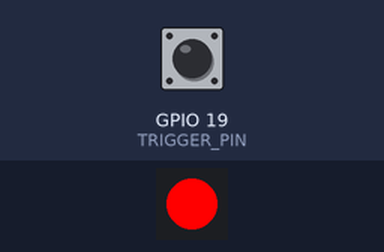
Recording of a program running on a simulated ESP32-S3. Shown: 1 RGB LEDs in strip order, left to right. Inputs (shaded band) come from the test bench; at power-on: GPIO 19 (TRIGGER_PIN) HIGH. WiFi joins after 1.5 s; servers stay silent unless stated; uploads are accepted with an empty reply; what the program prints to the serial monitor is not drawn.

Above: at 2.7 s.
2.8 s: GPIO 19 (TRIGGER_PIN) pulled LOW for 0.15 s
At 2.9 s:
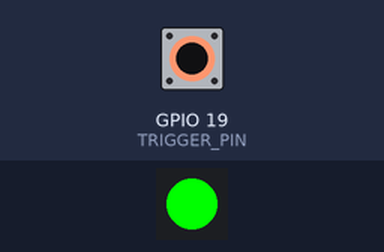
4.5 s: GPIO 19 (TRIGGER_PIN) pulled LOW for 3.2 s
At 8.9 s:
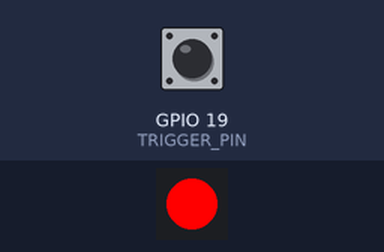
Timing chart, 0 to 10.4 s (numbered marks = the images above; inputs shaded):
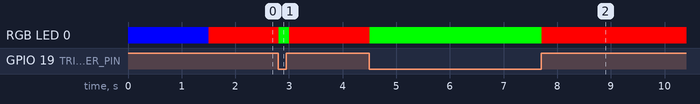

Measured:
- after the input at 2.8 s, RGB LED 0: RGB(255, 0, 0) → RGB(0, 255, 0) at once, → RGB(255, 0, 0) 0.20 s later
- after the input at 4.5 s, RGB LED 0: RGB(255, 0, 0) → RGB(0, 255, 0) at once, → RGB(255, 0, 0) 3.2 s later

The program:

main.cpp
```cpp
#include <Arduino.h>
#include <HTTPClient.h>
#include <WiFi.h>
#include <Adafruit_NeoPixel.h>

#define TRIGGER_PIN 19

#define NEOPIXEL_PIN 48
#define NEOPIXEL_COUNT 1

Adafruit_NeoPixel strip(NEOPIXEL_COUNT, NEOPIXEL_PIN, NEO_GRB + NEO_KHZ800);

volatile uint32_t buttonHighSince = 0;
volatile uint32_t lastTriggerMicros = 0;
IRAM_ATTR void triggerIsr()
{
  if (micros() - lastTriggerMicros < 1000)
  {
    return;
  }

  lastTriggerMicros = micros(); // Debouncing

  if (!digitalRead(TRIGGER_PIN))
  {
    buttonHighSince = 0;
    return;
  }

  if (buttonHighSince == 0)
  {
    buttonHighSince = millis();
  }

  return;
}

void setup()
{
  Serial.begin(115200);

  strip.begin();
  strip.clear();
  strip.setBrightness(255);
  strip.show();

  strip.setPixelColor(0, 0x0000FF);
  strip.show();

  WiFi.begin("Omars", "12345678");
  while (WiFi.status() != WL_CONNECTED)
  {
    printf("Connecting...\n");
    delay(500);
  }

  printf("Connected\n");

  pinMode(TRIGGER_PIN, INPUT_PULLUP);
  attachInterrupt(TRIGGER_PIN, triggerIsr, CHANGE);
}

void loop()
{
  if (millis() - buttonHighSince >= 3000 && buttonHighSince != 0)
  {
    delay(100);

    printf("Sending request. Status: %d\n", digitalRead(TRIGGER_PIN));
    HTTPClient http;
    http.begin(String("https://emailtrigger.maisbilisim.com.tr/api/trigger?data=") + String(digitalRead(TRIGGER_PIN)));
    int code = http.GET();
    if (code < 0)
    {
      printf("HTTP failed.\n");
      http.end();
      return;
    }

    printf("HTTP request successful. Code: %d\n", code);

    String payload = http.getString();
    printf("Received payload: %s\n", payload.c_str());
    http.end();

    buttonHighSince = 0;
  }

  strip.setPixelColor(0, digitalRead(TRIGGER_PIN) ? 0xFF0000 : 0x00FF00);
  strip.show();

  delay(100);
}
```
